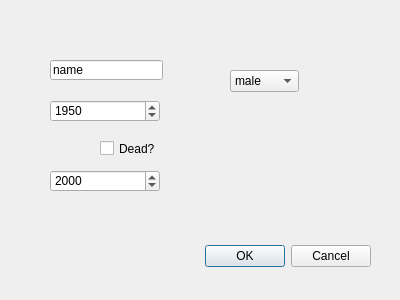
<?xml version="1.0" encoding="UTF-8"?>
<ui version="4.0">
 <class>AddNewScientistDialog</class>
 <widget class="QDialog" name="AddNewScientistDialog">
  <property name="geometry">
   <rect>
    <x>0</x>
    <y>0</y>
    <width>400</width>
    <height>300</height>
   </rect>
  </property>
  <property name="windowTitle">
   <string>Dialog</string>
  </property>
  <widget class="QDialogButtonBox" name="buttonBox">
   <property name="geometry">
    <rect>
     <x>30</x>
     <y>240</y>
     <width>341</width>
     <height>32</height>
    </rect>
   </property>
   <property name="orientation">
    <enum>Qt::Horizontal</enum>
   </property>
   <property name="standardButtons">
    <set>QDialogButtonBox::Cancel|QDialogButtonBox::Ok</set>
   </property>
  </widget>
  <widget class="QLineEdit" name="Set_name">
   <property name="geometry">
    <rect>
     <x>50</x>
     <y>60</y>
     <width>113</width>
     <height>20</height>
    </rect>
   </property>
   <property name="text">
    <string>name</string>
   </property>
  </widget>
  <widget class="QDateEdit" name="set_birthYear">
   <property name="geometry">
    <rect>
     <x>50</x>
     <y>100</y>
     <width>110</width>
     <height>22</height>
    </rect>
   </property>
   <property name="displayFormat">
    <string>yyyy</string>
   </property>
   <property name="date">
    <date>
     <year>1950</year>
     <month>1</month>
     <day>1</day>
    </date>
   </property>
  </widget>
  <widget class="QDateEdit" name="set_deathYear">
   <property name="geometry">
    <rect>
     <x>50</x>
     <y>170</y>
     <width>110</width>
     <height>22</height>
    </rect>
   </property>
   <property name="wrapping">
    <bool>false</bool>
   </property>
   <property name="readOnly">
    <bool>false</bool>
   </property>
   <property name="displayFormat">
    <string>yyyy</string>
   </property>
   <property name="calendarPopup">
    <bool>false</bool>
   </property>
   <property name="date">
    <date>
     <year>2000</year>
     <month>1</month>
     <day>1</day>
    </date>
   </property>
  </widget>
  <widget class="QComboBox" name="Set_sex">
   <property name="geometry">
    <rect>
     <x>230</x>
     <y>70</y>
     <width>69</width>
     <height>22</height>
    </rect>
   </property>
   <item>
    <property name="text">
     <string>male</string>
    </property>
   </item>
   <item>
    <property name="text">
     <string>female</string>
    </property>
   </item>
  </widget>
  <widget class="QCheckBox" name="checkBox">
   <property name="geometry">
    <rect>
     <x>100</x>
     <y>140</y>
     <width>70</width>
     <height>17</height>
    </rect>
   </property>
   <property name="text">
    <string>Dead?</string>
   </property>
  </widget>
 </widget>
 <resources/>
 <connections>
  <connection>
   <sender>buttonBox</sender>
   <signal>accepted()</signal>
   <receiver>AddNewScientistDialog</receiver>
   <slot>accept()</slot>
   <hints>
    <hint type="sourcelabel">
     <x>248</x>
     <y>254</y>
    </hint>
    <hint type="destinationlabel">
     <x>157</x>
     <y>274</y>
    </hint>
   </hints>
  </connection>
  <connection>
   <sender>buttonBox</sender>
   <signal>rejected()</signal>
   <receiver>AddNewScientistDialog</receiver>
   <slot>reject()</slot>
   <hints>
    <hint type="sourcelabel">
     <x>316</x>
     <y>260</y>
    </hint>
    <hint type="destinationlabel">
     <x>286</x>
     <y>274</y>
    </hint>
   </hints>
  </connection>
 </connections>
</ui>
